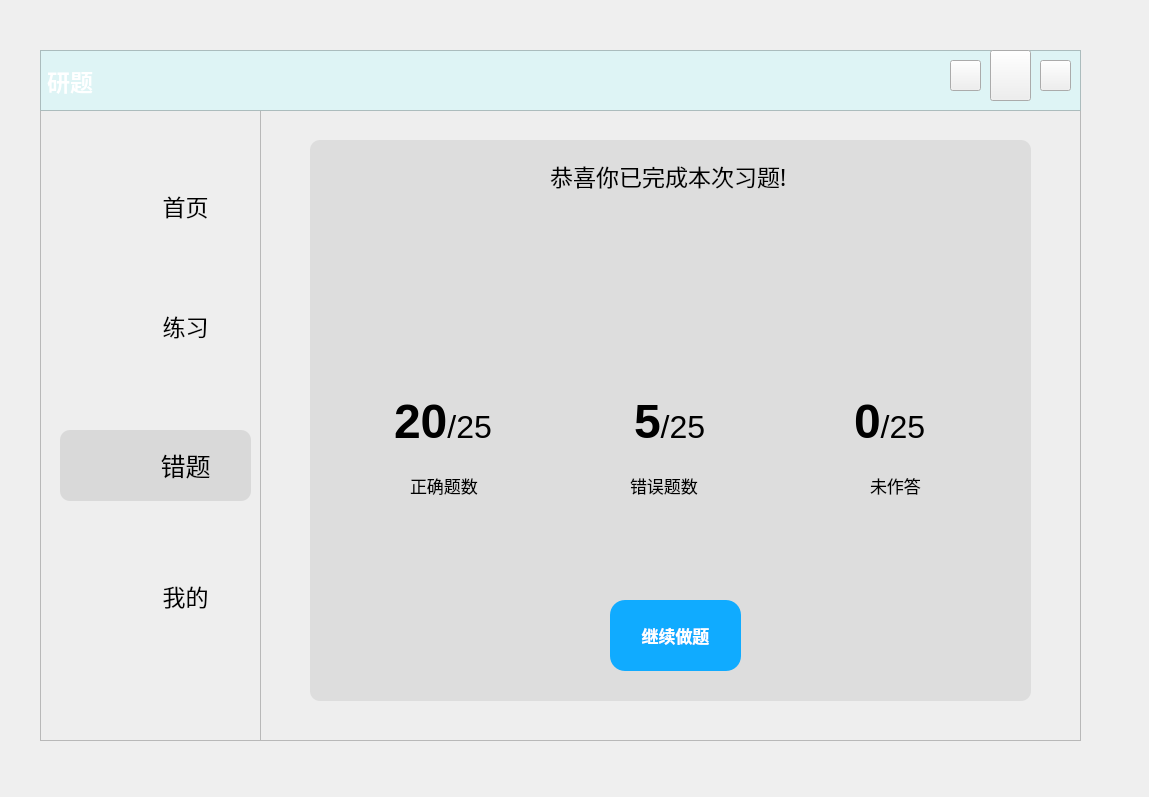
<?xml version="1.0" encoding="UTF-8"?>
<ui version="4.0">
 <class>Form</class>
 <widget class="QWidget" name="Form">
  <property name="geometry">
   <rect>
    <x>0</x>
    <y>0</y>
    <width>1149</width>
    <height>797</height>
   </rect>
  </property>
  <property name="windowTitle">
   <string>Form</string>
  </property>
  <widget class="QLabel" name="label_right">
   <property name="enabled">
    <bool>true</bool>
   </property>
   <property name="geometry">
    <rect>
     <x>260</x>
     <y>50</y>
     <width>821</width>
     <height>691</height>
    </rect>
   </property>
   <property name="styleSheet">
    <string notr="true">QFrame{
	background-color: rgb(238, 238, 238);
}</string>
   </property>
   <property name="frameShape">
    <enum>QFrame::StyledPanel</enum>
   </property>
   <property name="frameShadow">
    <enum>QFrame::Sunken</enum>
   </property>
   <property name="text">
    <string/>
   </property>
  </widget>
  <widget class="QPushButton" name="Bt_back">
   <property name="geometry">
    <rect>
     <x>950</x>
     <y>60</y>
     <width>31</width>
     <height>31</height>
    </rect>
   </property>
   <property name="styleSheet">
    <string notr="true">QPushButton{
	border-image: url(:/新前缀/返回.png);
}
QPushButton:hover{
	background-color: rgb(217, 217, 217);
	border-radius:30px
}
QPushButton:pressed{
	padding-left:5px;
	padding-top:5px;
}</string>
   </property>
   <property name="text">
    <string/>
   </property>
  </widget>
  <widget class="QPushButton" name="Bt_exit">
   <property name="geometry">
    <rect>
     <x>1040</x>
     <y>60</y>
     <width>31</width>
     <height>31</height>
    </rect>
   </property>
   <property name="styleSheet">
    <string notr="true">QPushButton{
	border-image: url(:/新前缀/关闭窗口.png);
}
QPushButton:hover{
	
	background-color: rgb(255, 0, 0);
	border-radius:30px
}
QPushButton:pressed{
	padding-left:5px;
	padding-top:5px;
}</string>
   </property>
   <property name="text">
    <string/>
   </property>
  </widget>
  <widget class="QFrame" name="frame_left">
   <property name="geometry">
    <rect>
     <x>40</x>
     <y>50</y>
     <width>221</width>
     <height>691</height>
    </rect>
   </property>
   <property name="styleSheet">
    <string notr="true">QFrame{
	background-color: rgb(238, 238, 238);
	
}</string>
   </property>
   <property name="frameShape">
    <enum>QFrame::StyledPanel</enum>
   </property>
   <property name="frameShadow">
    <enum>QFrame::Sunken</enum>
   </property>
   <property name="lineWidth">
    <number>0</number>
   </property>
   <widget class="QFrame" name="frame_chosen">
    <property name="geometry">
     <rect>
      <x>20</x>
      <y>380</y>
      <width>191</width>
      <height>71</height>
     </rect>
    </property>
    <property name="font">
     <font>
      <family>微软雅黑</family>
     </font>
    </property>
    <property name="styleSheet">
     <string notr="true">background-color: rgb(217, 217, 217);
border-radius:10px;
</string>
    </property>
    <property name="frameShape">
     <enum>QFrame::StyledPanel</enum>
    </property>
    <property name="frameShadow">
     <enum>QFrame::Raised</enum>
    </property>
    <widget class="QLabel" name="label_wrong">
     <property name="geometry">
      <rect>
       <x>0</x>
       <y>20</y>
       <width>61</width>
       <height>41</height>
      </rect>
     </property>
     <property name="styleSheet">
      <string notr="true">image: url(:/新前缀/错题.png);
background-color: rgb(217, 217, 217);
</string>
     </property>
     <property name="text">
      <string/>
     </property>
    </widget>
    <widget class="QPushButton" name="Bt_wrong">
     <property name="geometry">
      <rect>
       <x>60</x>
       <y>0</y>
       <width>131</width>
       <height>71</height>
      </rect>
     </property>
     <property name="font">
      <font>
       <family>微软雅黑</family>
       <pointsize>19</pointsize>
      </font>
     </property>
     <property name="cursor">
      <cursorShape>PointingHandCursor</cursorShape>
     </property>
     <property name="styleSheet">
      <string notr="true">QPushButton{
	color: rgb(0, 0, 0);
	color: rgb(0, 0, 0);
	border-radius:30px
}
QPushButton:pressed{
	padding-left:5px;
	padding-top:5px;
}
</string>
     </property>
     <property name="text">
      <string>错题</string>
     </property>
    </widget>
   </widget>
   <widget class="QPushButton" name="Bt_mine">
    <property name="geometry">
     <rect>
      <x>80</x>
      <y>510</y>
      <width>131</width>
      <height>71</height>
     </rect>
    </property>
    <property name="font">
     <font>
      <family>微软雅黑</family>
      <pointsize>17</pointsize>
      <weight>50</weight>
      <bold>false</bold>
     </font>
    </property>
    <property name="cursor">
     <cursorShape>PointingHandCursor</cursorShape>
    </property>
    <property name="styleSheet">
     <string notr="true">QPushButton{
	border-radius:30px

}
QPushButton:hover{
	background-color: rgb(217, 217, 217);
	border-radius:30px

}
QPushButton:pressed{
padding-left:5px;
	padding-top:5px;
	background-color: rgb(242, 255, 254);
}</string>
    </property>
    <property name="text">
     <string>我的</string>
    </property>
   </widget>
   <widget class="QPushButton" name="Bt_exercise">
    <property name="geometry">
     <rect>
      <x>80</x>
      <y>240</y>
      <width>131</width>
      <height>71</height>
     </rect>
    </property>
    <property name="font">
     <font>
      <family>微软雅黑</family>
      <pointsize>17</pointsize>
      <weight>50</weight>
      <bold>false</bold>
     </font>
    </property>
    <property name="cursor">
     <cursorShape>PointingHandCursor</cursorShape>
    </property>
    <property name="styleSheet">
     <string notr="true">QPushButton{
	border-radius:30px

}
QPushButton:hover{
	background-color: rgb(217, 217, 217);
	border-radius:30px
}
QPushButton:pressed{
	padding-left:5px;
	padding-top:5px;
	background-color: rgb(242, 255, 254);
}
</string>
    </property>
    <property name="text">
     <string>练习</string>
    </property>
   </widget>
   <widget class="QLabel" name="label_exercise">
    <property name="geometry">
     <rect>
      <x>20</x>
      <y>250</y>
      <width>61</width>
      <height>51</height>
     </rect>
    </property>
    <property name="styleSheet">
     <string notr="true">image: url(:/新前缀/练习.png);
</string>
    </property>
    <property name="text">
     <string/>
    </property>
   </widget>
   <widget class="QLabel" name="label_mine">
    <property name="geometry">
     <rect>
      <x>20</x>
      <y>520</y>
      <width>61</width>
      <height>51</height>
     </rect>
    </property>
    <property name="styleSheet">
     <string notr="true">image: url(:/新前缀/我的.png);</string>
    </property>
    <property name="text">
     <string/>
    </property>
   </widget>
   <widget class="QLabel" name="label_main">
    <property name="geometry">
     <rect>
      <x>20</x>
      <y>130</y>
      <width>61</width>
      <height>51</height>
     </rect>
    </property>
    <property name="styleSheet">
     <string notr="true">image: url(:/新前缀/首页.png);</string>
    </property>
    <property name="text">
     <string/>
    </property>
   </widget>
   <widget class="QPushButton" name="Bt_main">
    <property name="geometry">
     <rect>
      <x>80</x>
      <y>120</y>
      <width>131</width>
      <height>71</height>
     </rect>
    </property>
    <property name="font">
     <font>
      <family>微软雅黑</family>
      <pointsize>17</pointsize>
      <weight>50</weight>
      <italic>false</italic>
      <bold>false</bold>
      <underline>false</underline>
      <strikeout>false</strikeout>
     </font>
    </property>
    <property name="cursor">
     <cursorShape>PointingHandCursor</cursorShape>
    </property>
    <property name="styleSheet">
     <string notr="true">QPushButton{
	border-radius:30px

}
QPushButton:hover{
	background-color: rgb(217, 217, 217);
	border-radius:30px
}
QPushButton:pressed{
	padding-left:5px;
	padding-top:5px;
	background-color: rgb(242, 255, 254);
}
</string>
    </property>
    <property name="text">
     <string>首页</string>
    </property>
   </widget>
  </widget>
  <widget class="QPushButton" name="Bt_minimise">
   <property name="geometry">
    <rect>
     <x>990</x>
     <y>50</y>
     <width>41</width>
     <height>51</height>
    </rect>
   </property>
   <property name="styleSheet">
    <string notr="true">QPushButton{
	border-image: url(:/新前缀/最小化.png);
}
QPushButton:hover{
	background-color: rgb(217, 217, 217);
	border-radius:30px
}
QPushButton:pressed{
	padding-left:5px;
	padding-top:5px;
}</string>
   </property>
   <property name="text">
    <string/>
   </property>
   <property name="icon">
    <iconset>
     <normaloff>:/icon/res/icon/最小化.png</normaloff>:/icon/res/icon/最小化.png</iconset>
   </property>
  </widget>
  <widget class="QLabel" name="head_background">
   <property name="geometry">
    <rect>
     <x>40</x>
     <y>50</y>
     <width>1041</width>
     <height>61</height>
    </rect>
   </property>
   <property name="font">
    <font>
     <family>微软雅黑</family>
     <pointsize>17</pointsize>
     <weight>75</weight>
     <bold>true</bold>
    </font>
   </property>
   <property name="styleSheet">
    <string notr="true">background-color: rgb(222, 244, 245);
background-image: url(:/新前缀/背景1.jpg);
color: rgb(255, 255, 255);</string>
   </property>
   <property name="frameShape">
    <enum>QFrame::StyledPanel</enum>
   </property>
   <property name="frameShadow">
    <enum>QFrame::Sunken</enum>
   </property>
   <property name="text">
    <string>研题</string>
   </property>
  </widget>
  <widget class="QLabel" name="label_bg2">
   <property name="geometry">
    <rect>
     <x>310</x>
     <y>140</y>
     <width>721</width>
     <height>561</height>
    </rect>
   </property>
   <property name="styleSheet">
    <string notr="true">background-color: rgb(221, 221, 221);
border-radius:10px</string>
   </property>
   <property name="text">
    <string/>
   </property>
  </widget>
  <widget class="QLabel" name="label_score">
   <property name="geometry">
    <rect>
     <x>480</x>
     <y>160</y>
     <width>61</width>
     <height>41</height>
    </rect>
   </property>
   <property name="styleSheet">
    <string notr="true">image: url(:/新前缀/成绩单.png);</string>
   </property>
   <property name="text">
    <string/>
   </property>
  </widget>
  <widget class="QLabel" name="label_class">
   <property name="geometry">
    <rect>
     <x>550</x>
     <y>140</y>
     <width>311</width>
     <height>71</height>
    </rect>
   </property>
   <property name="font">
    <font>
     <family>微软雅黑</family>
     <pointsize>17</pointsize>
    </font>
   </property>
   <property name="text">
    <string>恭喜你已完成本次习题!</string>
   </property>
  </widget>
  <widget class="QLabel" name="label_addition">
   <property name="geometry">
    <rect>
     <x>980</x>
     <y>120</y>
     <width>71</width>
     <height>51</height>
    </rect>
   </property>
   <property name="styleSheet">
    <string notr="true">image: url(:/新前缀/回形针.png);</string>
   </property>
   <property name="text">
    <string/>
   </property>
  </widget>
  <widget class="QLabel" name="label_admit">
   <property name="geometry">
    <rect>
     <x>580</x>
     <y>250</y>
     <width>191</width>
     <height>111</height>
    </rect>
   </property>
   <property name="styleSheet">
    <string notr="true">image: url(:/新前缀/已提交red.png);
</string>
   </property>
   <property name="text">
    <string/>
   </property>
  </widget>
  <widget class="QTextBrowser" name="text_right">
   <property name="geometry">
    <rect>
     <x>390</x>
     <y>390</y>
     <width>151</width>
     <height>81</height>
    </rect>
   </property>
   <property name="styleSheet">
    <string notr="true">background-color: rgb(221, 221, 221);</string>
   </property>
   <property name="frameShape">
    <enum>QFrame::NoFrame</enum>
   </property>
   <property name="html">
    <string>&lt;!DOCTYPE HTML PUBLIC &quot;-//W3C//DTD HTML 4.0//EN&quot; &quot;http://www.w3.org/TR/REC-html40/strict.dtd&quot;&gt;
&lt;html&gt;&lt;head&gt;&lt;meta name=&quot;qrichtext&quot; content=&quot;1&quot; /&gt;&lt;style type=&quot;text/css&quot;&gt;
p, li { white-space: pre-wrap; }
&lt;/style&gt;&lt;/head&gt;&lt;body style=&quot; font-family:'SimSun'; font-size:9pt; font-weight:400; font-style:normal;&quot;&gt;
&lt;p style=&quot; margin-top:0px; margin-bottom:0px; margin-left:0px; margin-right:0px; -qt-block-indent:0; text-indent:0px;&quot;&gt;&lt;span style=&quot; font-size:36pt; font-weight:600;&quot;&gt;20&lt;/span&gt;&lt;span style=&quot; font-size:24pt;&quot;&gt;/25&lt;/span&gt;&lt;/p&gt;&lt;/body&gt;&lt;/html&gt;</string>
   </property>
  </widget>
  <widget class="QLabel" name="label_rightnum">
   <property name="geometry">
    <rect>
     <x>410</x>
     <y>470</y>
     <width>91</width>
     <height>31</height>
    </rect>
   </property>
   <property name="font">
    <font>
     <family>微软雅黑</family>
     <pointsize>13</pointsize>
    </font>
   </property>
   <property name="text">
    <string>正确题数</string>
   </property>
  </widget>
  <widget class="QTextBrowser" name="text_wrong">
   <property name="geometry">
    <rect>
     <x>630</x>
     <y>390</y>
     <width>141</width>
     <height>81</height>
    </rect>
   </property>
   <property name="styleSheet">
    <string notr="true">background-color: rgb(221, 221, 221);</string>
   </property>
   <property name="frameShape">
    <enum>QFrame::NoFrame</enum>
   </property>
   <property name="html">
    <string>&lt;!DOCTYPE HTML PUBLIC &quot;-//W3C//DTD HTML 4.0//EN&quot; &quot;http://www.w3.org/TR/REC-html40/strict.dtd&quot;&gt;
&lt;html&gt;&lt;head&gt;&lt;meta name=&quot;qrichtext&quot; content=&quot;1&quot; /&gt;&lt;style type=&quot;text/css&quot;&gt;
p, li { white-space: pre-wrap; }
&lt;/style&gt;&lt;/head&gt;&lt;body style=&quot; font-family:'SimSun'; font-size:9pt; font-weight:400; font-style:normal;&quot;&gt;
&lt;p style=&quot; margin-top:0px; margin-bottom:0px; margin-left:0px; margin-right:0px; -qt-block-indent:0; text-indent:0px;&quot;&gt;&lt;span style=&quot; font-size:36pt; font-weight:600;&quot;&gt;5&lt;/span&gt;&lt;span style=&quot; font-size:24pt;&quot;&gt;/25&lt;/span&gt;&lt;/p&gt;&lt;/body&gt;&lt;/html&gt;</string>
   </property>
  </widget>
  <widget class="QLabel" name="label_wrongnum">
   <property name="geometry">
    <rect>
     <x>630</x>
     <y>470</y>
     <width>91</width>
     <height>31</height>
    </rect>
   </property>
   <property name="font">
    <font>
     <family>微软雅黑</family>
     <pointsize>13</pointsize>
    </font>
   </property>
   <property name="text">
    <string>错误题数</string>
   </property>
  </widget>
  <widget class="QTextBrowser" name="text_none">
   <property name="geometry">
    <rect>
     <x>850</x>
     <y>390</y>
     <width>131</width>
     <height>81</height>
    </rect>
   </property>
   <property name="styleSheet">
    <string notr="true">background-color: rgb(221, 221, 221);</string>
   </property>
   <property name="frameShape">
    <enum>QFrame::NoFrame</enum>
   </property>
   <property name="html">
    <string>&lt;!DOCTYPE HTML PUBLIC &quot;-//W3C//DTD HTML 4.0//EN&quot; &quot;http://www.w3.org/TR/REC-html40/strict.dtd&quot;&gt;
&lt;html&gt;&lt;head&gt;&lt;meta name=&quot;qrichtext&quot; content=&quot;1&quot; /&gt;&lt;style type=&quot;text/css&quot;&gt;
p, li { white-space: pre-wrap; }
&lt;/style&gt;&lt;/head&gt;&lt;body style=&quot; font-family:'SimSun'; font-size:9pt; font-weight:400; font-style:normal;&quot;&gt;
&lt;p style=&quot; margin-top:0px; margin-bottom:0px; margin-left:0px; margin-right:0px; -qt-block-indent:0; text-indent:0px;&quot;&gt;&lt;span style=&quot; font-size:36pt; font-weight:600;&quot;&gt;0&lt;/span&gt;&lt;span style=&quot; font-size:24pt;&quot;&gt;/25&lt;/span&gt;&lt;/p&gt;&lt;/body&gt;&lt;/html&gt;</string>
   </property>
  </widget>
  <widget class="QLabel" name="label_none">
   <property name="geometry">
    <rect>
     <x>870</x>
     <y>470</y>
     <width>71</width>
     <height>31</height>
    </rect>
   </property>
   <property name="font">
    <font>
     <family>微软雅黑</family>
     <pointsize>13</pointsize>
    </font>
   </property>
   <property name="text">
    <string>未作答</string>
   </property>
  </widget>
  <widget class="QPushButton" name="Bt_continue">
   <property name="geometry">
    <rect>
     <x>610</x>
     <y>600</y>
     <width>131</width>
     <height>71</height>
    </rect>
   </property>
   <property name="font">
    <font>
     <family>微软雅黑</family>
     <pointsize>13</pointsize>
     <weight>75</weight>
     <bold>true</bold>
     <underline>false</underline>
    </font>
   </property>
   <property name="cursor">
    <cursorShape>PointingHandCursor</cursorShape>
   </property>
   <property name="styleSheet">
    <string notr="true">QPushButton{
	background-color: rgb(16, 171, 255);
	color: rgb(255, 255, 255);
	border-radius:15px

}
QPushButton:pressed{
	padding-left:5px;
	padding-top:5px;
}</string>
   </property>
   <property name="text">
    <string>继续做题</string>
   </property>
  </widget>
  <zorder>label_right</zorder>
  <zorder>frame_left</zorder>
  <zorder>head_background</zorder>
  <zorder>Bt_back</zorder>
  <zorder>Bt_minimise</zorder>
  <zorder>Bt_exit</zorder>
  <zorder>label_bg2</zorder>
  <zorder>label_score</zorder>
  <zorder>label_class</zorder>
  <zorder>label_addition</zorder>
  <zorder>label_admit</zorder>
  <zorder>text_right</zorder>
  <zorder>label_rightnum</zorder>
  <zorder>text_wrong</zorder>
  <zorder>label_wrongnum</zorder>
  <zorder>text_none</zorder>
  <zorder>label_none</zorder>
  <zorder>Bt_continue</zorder>
 </widget>
 <resources>
  <include location="Resources.qrc"/>
 </resources>
 <connections>
  <connection>
   <sender>Bt_minimise</sender>
   <signal>clicked()</signal>
   <receiver>Form</receiver>
   <slot>showMinimized()</slot>
   <hints>
    <hint type="sourcelabel">
     <x>1012</x>
     <y>77</y>
    </hint>
    <hint type="destinationlabel">
     <x>1121</x>
     <y>183</y>
    </hint>
   </hints>
  </connection>
  <connection>
   <sender>Bt_exit</sender>
   <signal>clicked()</signal>
   <receiver>Form</receiver>
   <slot>close()</slot>
   <hints>
    <hint type="sourcelabel">
     <x>1063</x>
     <y>74</y>
    </hint>
    <hint type="destinationlabel">
     <x>1098</x>
     <y>86</y>
    </hint>
   </hints>
  </connection>
 </connections>
</ui>
